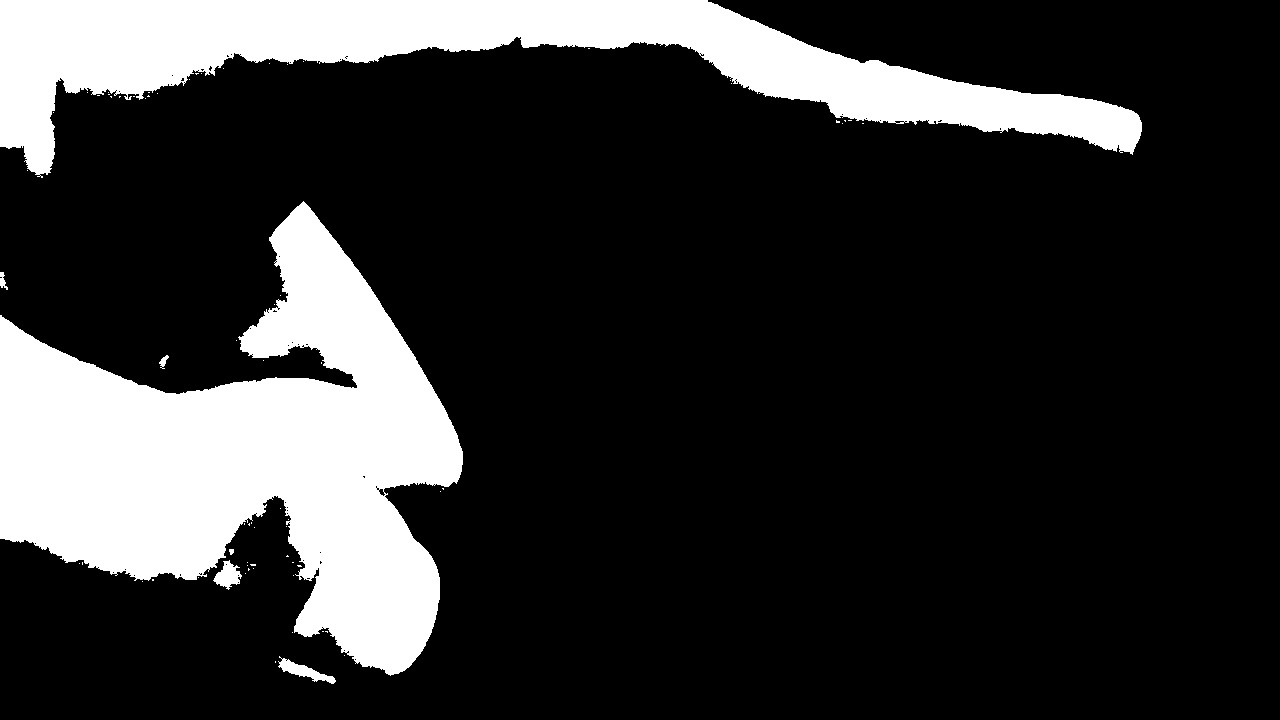
#> input picture hand_gesture_detection_project/side_1/side_frame(102).jpg, 1280 x 720 px, given in place of side_frame(1).jpg, which was not available
$ jupyter execute --allow-errors Untitled.ipynb
#> lines starting #> are read from the running program, lines starting #| are printed output that depends on the picture; long printed decimals are rounded; pictures that were not available may be replaced by others from this repository, and a replacement may not be noted
#> further down, img1 is the input picture: shape (720, 1280); min 0, max 255, mean 49.6
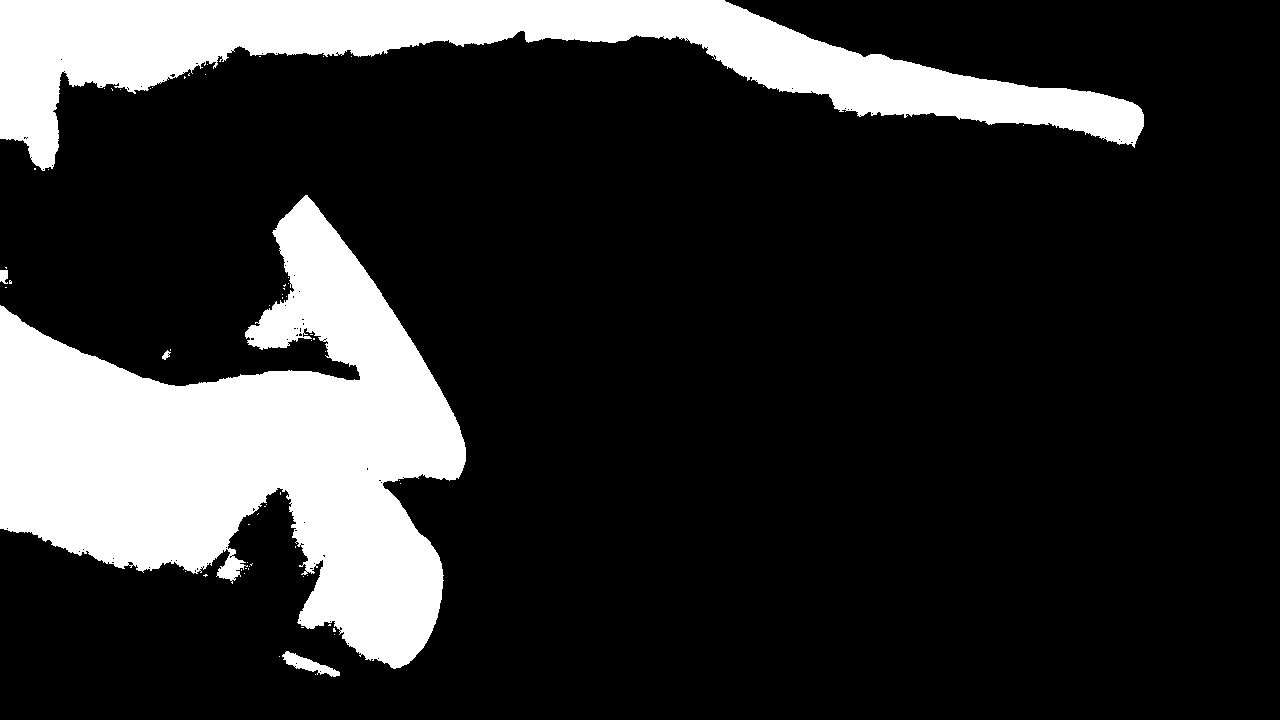
#> input picture hand_gesture_detection_project/side_1/side_frame(103).jpg, 1280 x 720 px, given in place of side_frame(2).jpg, which was not available
#> further down, img2 is the input picture: shape (720, 1280); min 0, max 255, mean 48.2
[cell 1]
import math
import os

import cv2
import numpy as np
from matplotlib import pyplot as plt


def normal_flow(I0, I1):
    Gx = np.array([[-1, 0, 1],
                   [-2, 0, 2],
                   [-1, 0, 1]]) / 8
    Gy = np.transpose(Gx)
    avg = np.array([[1, 1, 1],
                   [1, 1, 1],
                   [1, 1, 1]]) / 9
    fx = cv2.filter2D(I1.astype(np.float32), -1, Gx)
    fy = cv2.filter2D(I1.astype(np.float32), -1, Gy)
    avg0 = cv2.filter2D(I0.astype(np.float32), -1, avg)
    avg1 = cv2.filter2D(I1.astype(np.float32), -1, avg)
    ft = avg1 - avg0
    x = fx/np.sqrt((np.square(fx) + np.square(fy)))
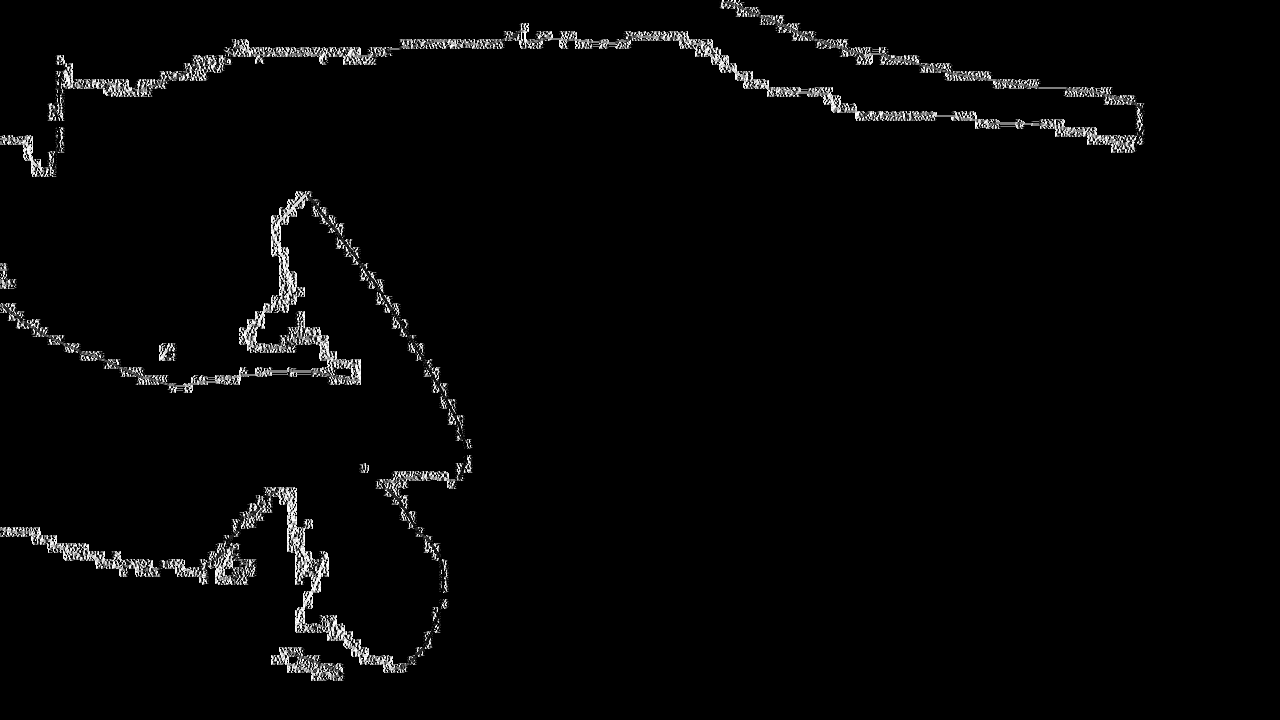
#> x: shape (720, 1280) float32; 95.07% of the values are NaN or infinite; the others: min -1, max 1, mean -0.044; drawn with min black, max white, NaN and infinite black
    x = np.nan_to_num(x)
    y = fy / np.sqrt((np.square(fx) + np.square(fy)))
    y = np.nan_to_num(y)
    magnitudes = ft / np.sqrt(np.square(fx) + np.square(fy))
    magnitudes = np.nan_to_num(magnitudes)
    x_dir = x*magnitudes
    y_dir = y*magnitudes
    cv2.normalize(x_dir, x_dir, 1, 0, cv2.NORM_L1)
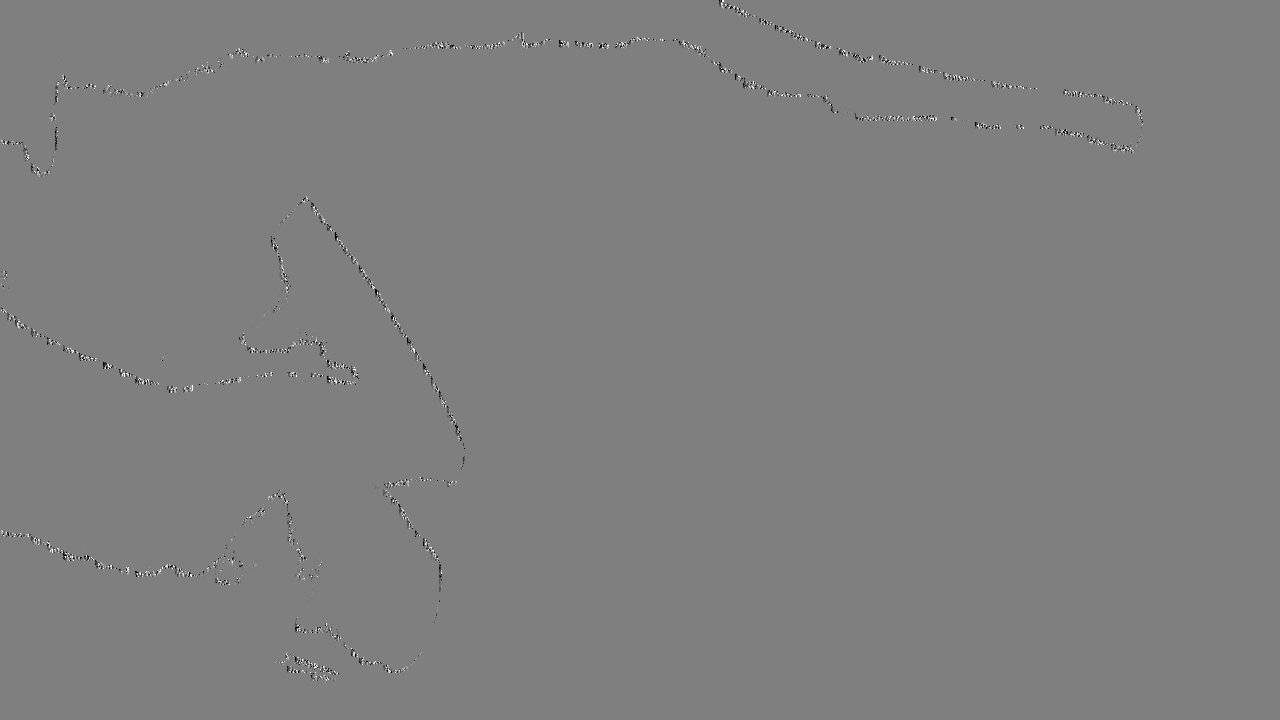
#> x_dir: shape (720, 1280) float32; min -0.000211, max 0.000211, mean -9.61e-08; drawn with min black and max white
    cv2.normalize(y_dir, y_dir, 1, 0, cv2.NORM_L1)
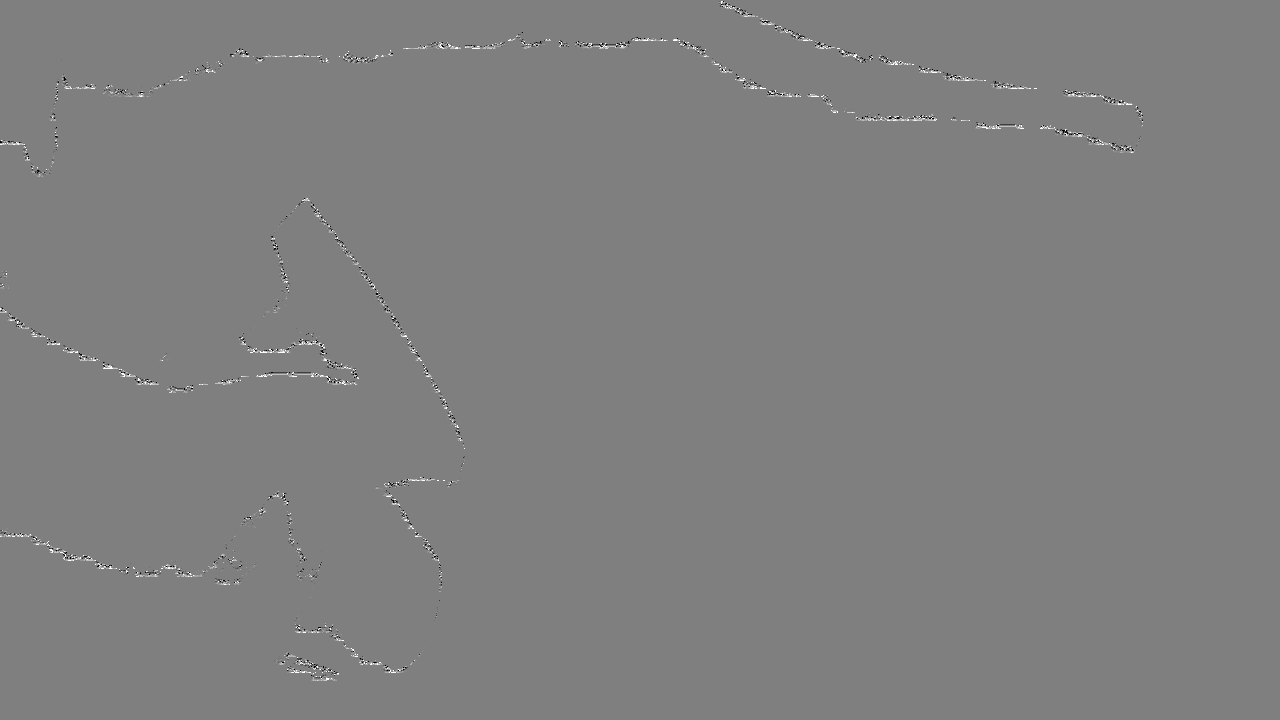
#> y_dir: shape (720, 1280) float32; min -0.000204, max 0.000204, mean 3.39e-07; drawn with min black and max white
    total_x = np.sum(x_dir)
#> total_x = -0.0886
    total_y = np.sum(y_dir)
#> total_y = 0.313
    # [14 lines of commented-out code are left out]
    print(total_y)
#| 0.3129
    # [6 lines of commented-out code are left out]
    return total_y

if __name__ == '__main__':
    threshold = 0.4 #changable
    previous_y_vector = 0
    for i in range(1, len(os.listdir('side_1/')) - 2):
        img1 = cv2.imread('side_1//side_frame(' + str(i) + ').jpg', 0)
        img2 = cv2.imread('side_1//side_frame(' + str(i+1) + ').jpg', 0)
        y_vector = normal_flow(img1, img2)
#> y_vector = 0.313
        if y_vector < 0 and abs(y_vector) > threshold:
            # [4 lines of commented-out code are left out]
            print('the click operation should happened around Frame(' + str(i) + ')')
            cv2.putText(img1, 'clicked', (1150, 681), cv2.FONT_HERSHEY_SIMPLEX, 1, (255, 255, 255), 2, cv2.LINE_AA)
            cv2.imwrite('side//side_frame(' + str(i) + ').jpg', img1)
            break
        # plt.imshow(img1, cmap='copper')
        # plt.axis('off')
        # plt.show()

[cell 2]
import math
import os

import numpy as np
import cv2
from matplotlib import pyplot as plt


def getcnthull(mask_img):
    contours, hierarchy = cv2.findContours(mask_img, cv2.RETR_EXTERNAL, cv2.CHAIN_APPROX_SIMPLE)
    contours = max(contours, key=lambda x: cv2.contourArea(x))
    epsilon = 0.0085 * cv2.arcLength(contours, True)
    approx = cv2.approxPolyDP(contours, epsilon, True)
    hull = cv2.convexHull(approx)
    return approx, hull


def getdefects(contours):
    hull = cv2.convexHull(contours, returnPoints=False)
    defects = cv2.convexityDefects(contours, hull)
    return defects


#> (the rest of this cell did not finish here and is left out)

[cell 3]
from skimage.io import imread
from skimage.filters import gaussian
import numpy as np
from matplotlib import pyplot as plt
from skimage import img_as_float
import math
aer_cube = []
#> (the rest of this cell did not finish here and is left out)
